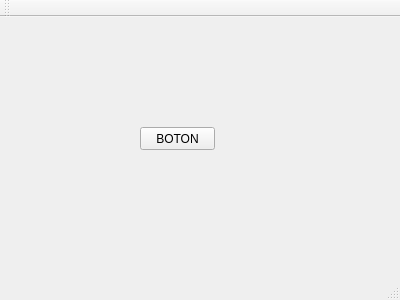
<?xml version="1.0" encoding="UTF-8"?>
<ui version="4.0">
 <class>MainWindow</class>
 <widget class="QMainWindow" name="MainWindow">
  <property name="geometry">
   <rect>
    <x>0</x>
    <y>0</y>
    <width>400</width>
    <height>300</height>
   </rect>
  </property>
  <property name="windowTitle">
   <string>MainWindow</string>
  </property>
  <widget class="QWidget" name="centralWidget">
   <widget class="QPushButton" name="boton1">
    <property name="geometry">
     <rect>
      <x>140</x>
      <y>110</y>
      <width>75</width>
      <height>23</height>
     </rect>
    </property>
    <property name="text">
     <string>BOTON</string>
    </property>
   </widget>
  </widget>
  <widget class="QMenuBar" name="menuBar">
   <property name="geometry">
    <rect>
     <x>0</x>
     <y>0</y>
     <width>400</width>
     <height>21</height>
    </rect>
   </property>
  </widget>
  <widget class="QToolBar" name="mainToolBar">
   <attribute name="toolBarArea">
    <enum>TopToolBarArea</enum>
   </attribute>
   <attribute name="toolBarBreak">
    <bool>false</bool>
   </attribute>
  </widget>
  <widget class="QStatusBar" name="statusBar"/>
 </widget>
 <layoutdefault spacing="6" margin="11"/>
 <resources/>
 <connections/>
</ui>
